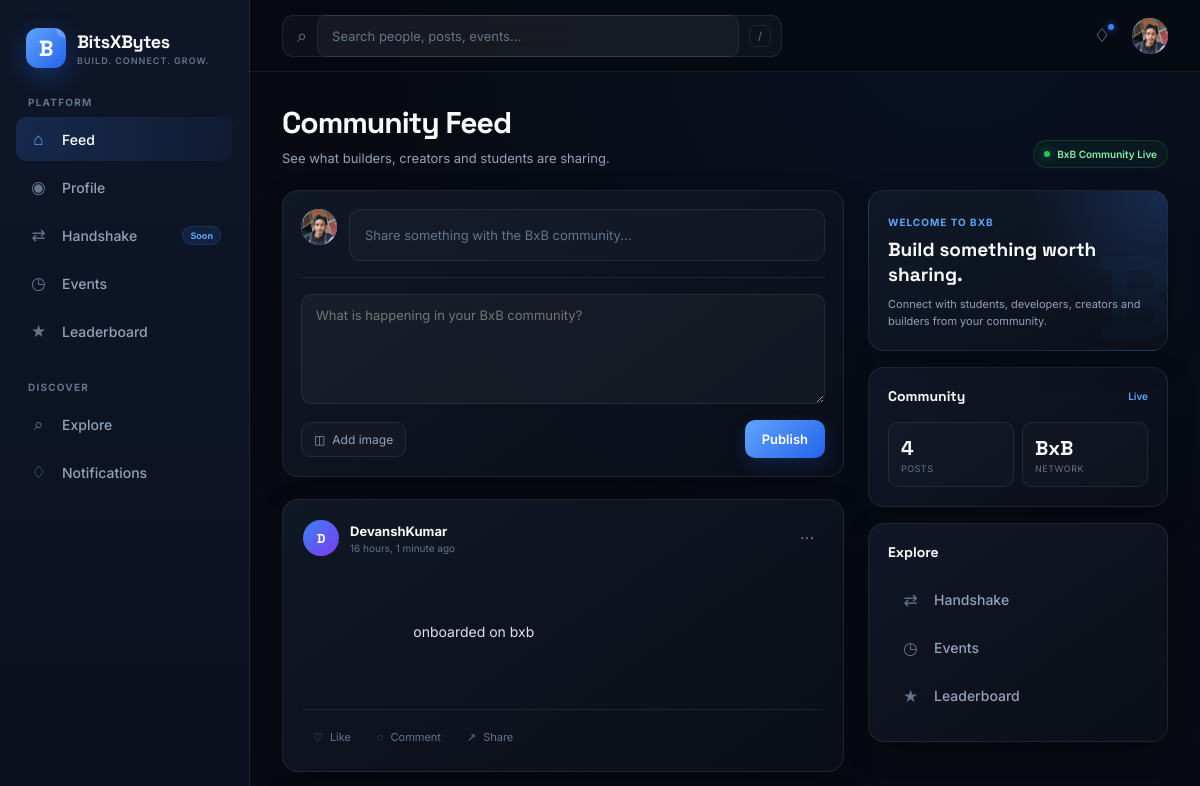
Before: /feed/ (signed in, upper part) with the older database file.
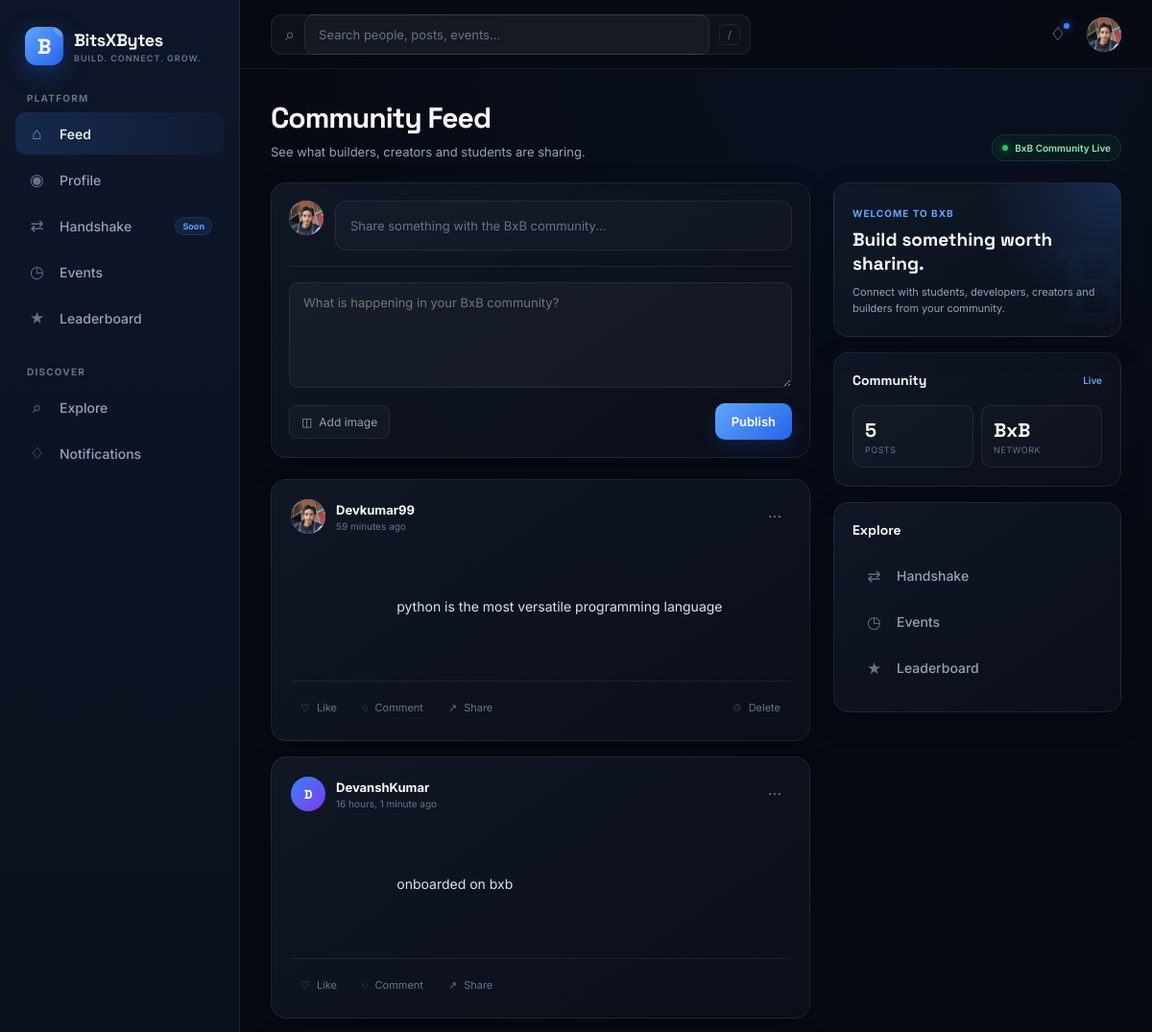
After: the same page with the newer database file.
### users/models.py (models this page shows)
class User(AbstractUser):
    email = models.EmailField(
        unique=True
    )

### profiles/models.py (models this page shows, shortened)
class Profile(models.Model):
    user = models.OneToOneField(
        settings.AUTH_USER_MODEL,
        on_delete=models.CASCADE,
        related_name='profile'
    )
    avatar = models.ImageField(
        upload_to='avatars/',
        blank=True,
        null=True
    )
    bio = models.TextField(
        max_length=500,
        blank=True
    )
    college = models.CharField(
        max_length=150,
        blank=True
    )
    course = models.CharField(
        max_length=100,
        blank=True
    )
    year = models.PositiveSmallIntegerField(
        blank=True,
        null=True
    )
    skills = models.CharField(
        max_length=500,
        blank=True
    )
    interests = models.CharField(
        max_length=500,
        blank=True
    )
    github = models.URLField(
        blank=True
    )
    linkedin = models.URLField(
        blank=True
    )
    created_at = models.DateTimeField(
        auto_now_add=True
    )
    updated_at = models.DateTimeField(
        auto_now=True
    )

### posts/models.py (models this page shows, shortened)
class Post(models.Model):
    author = models.ForeignKey(
        settings.AUTH_USER_MODEL,
        on_delete=models.CASCADE,
        related_name='posts'
    )
    content = models.TextField(
        max_length=2000
    )
    image = models.ImageField(
        upload_to='posts/',
        blank=True,
        null=True
    )
    created_at = models.DateTimeField(
        auto_now_add=True
    )
    updated_at = models.DateTimeField(
        auto_now=True
    )

### posts/views.py (the view)
# urls.py: path('feed/', include('posts.urls')),
@login_required
def feed(request):
    posts = Post.objects.select_related(
        'author',
        'author__profile'
    ).order_by('-created_at')
    if request.method == 'POST':
        form = PostForm(
            request.POST,
            request.FILES
        )
        if form.is_valid():
            post = form.save(commit=False)
            post.author = request.user
            post.save()
            return redirect('feed')
    else:
        form = PostForm()
    return render(
        request,
        'posts/feed.html',
        {
            'posts': posts,
            'form': form,
        }
    )

### posts/forms.py
class PostForm(forms.ModelForm):
    class Meta:
        model = Post
        fields = [
            'content',
            'image',
        ]
        widgets = {
            'content': forms.Textarea(
                attrs={
                    'placeholder': 'What is happening in your BxB community?',
                    'rows': 5,
                }
            ),
        }

### templates/posts/feed.html (shortened to what this page needs)
{% extends "base.html" %}
{% block content %}
<div class="feed-header">
    <div class="feed-header-top">
        <div>
            <h1 class="feed-title">
                Community Feed
            </h1>
            <p class="feed-subtitle">
                See what builders, creators and students are sharing.
            </p>
        </div>
        <div class="feed-status">
            <span class="feed-status-dot"></span>
            BxB Community Live
        </div>
    </div>
</div>
<div class="feed-layout">
    <section>
        <div class="card create-post">
            <div class="create-post-header">
                <div class="avatar avatar-small create-post-avatar">
                    {% if user.profile.avatar %}
                        <img
                            src="{{ user.profile.avatar.url }}"
                            alt="{{ user.username }}"
                        >
                    {% else %}
                        <span>
                            {{ user.username|first|upper }}
                        </span>
                    {% endif %}
                </div>
                <div class="create-post-input">
                    Share something with the BxB community...
                </div>
            </div>
            <form
                method="POST"
                enctype="multipart/form-data"
                class="create-post-form"
            >
                <div>
                    {{ form.content }}
                </div>
                <div class="create-post-actions">
                    <label class="file-upload">
                        <span>
                            ◫
                        </span>
                        Add image
                    </label>
                    <button
                        type="submit"
                        class="btn btn-primary"
                    >
                        Publish
                    </button>
                </div>
            </form>
        </div>
        {% if posts %}
            {% for post in posts %}
                <article class="card post-card">
                    <div class="post-header">
                        <div class="post-author">
                            <a
                                href="{% url 'public_profile' post.author.username %}"
                                class="avatar avatar-small"
                            >
                                {% if post.author.profile.avatar %}
                                    <img
                                        src="{{ post.author.profile.avatar.url }}"
                                        alt="{{ post.author.username }}"
                                    >
                                {% else %}
                                    <span>
                                        {{ post.author.username|first|upper }}
                                    </span>
                                {% endif %}
                            </a>
                            <div class="post-author-info">
                                <a
                                    href="{% url 'public_profile' post.author.username %}"
                                    class="post-author-name"
                                >
                                    {{ post.author.username }}
                                </a>
                                <span class="post-time">
                                    {{ post.created_at|timesince }} ago
                                </span>
                            </div>
                        </div>
                        <button
                            type="button"
                            class="post-menu"
                            title="More options"
                        >
                            ···
                        </button>
                    </div>
                    {% if post.content %}
                        <div class="post-content">
                            {{ post.content }}
                        </div>
                    {% endif %}
                    <div class="post-footer">
                        <button
                            type="button"
                            class="post-action"
                        >
                            ♡
                            <span>
                                Like
                            </span>
                        </button>
                        <button
                            type="button"
                            class="post-action"
                        >
                            ◌
                            <span>
                                Comment
                            </span>
                        </button>
                        <button
                            type="button"
                            class="post-action"
                        >
                            ↗
                            <span>
                                Share
                            </span>
                        </button>
                        {% if post.author == user %}
                            <form
                                method="POST"
                                action="{% url 'delete_post' post.id %}"
                                class="post-delete"
                            >
                                <button
                                    type="submit"
                                    class="post-action post-delete"
                                    onclick="return confirm('Delete this post?')"
                                >
                                    ♲
                                    <span>
                                        Delete
                                    </span>
                                </button>
                            </form>
                        {% endif %}
                    </div>
                </article>
            {% endfor %}
        {% endif %}
    </section>
    <aside class="feed-sidebar">
        <div class="card sidebar-card welcome-card">
            <span class="welcome-label">
                Welcome to BxB
            </span>
            <h2 class="welcome-title">
                Build something
                worth sharing.
            </h2>
            <p class="welcome-text">
                Connect with students, developers,
                creators and builders from your community.
            </p>
        </div>
        <div class="card sidebar-card">
            <div class="sidebar-card-header">
                <h3 class="sidebar-card-title">
                    Community
                </h3>
                <span class="sidebar-card-link">
                    Live
                </span>
            </div>
            <div class="stats-grid">
                <div class="stat-box">
                    <div class="stat-number">
                        {{ posts|length }}
                    </div>
                    <div class="stat-label">
                        Posts
                    </div>
                </div>
                <div class="stat-box">
                    <div class="stat-number">
                        BxB
                    </div>
                    <div class="stat-label">
                        Network
                    </div>
                </div>
            </div>
        </div>
        <div class="card sidebar-card">
            <div class="sidebar-card-header">
                <h3 class="sidebar-card-title">
                    Explore
                </h3>
            </div>
            <a href="#" class="nav-item">
                <span class="nav-item-icon">
                    ⇄
                </span>
                Handshake
            </a>
            <a href="#" class="nav-item">
                <span class="nav-item-icon">
                    ◷
                </span>
                Events
            </a>
            <a href="#" class="nav-item">
                <span class="nav-item-icon">
                    ★
                </span>
                Leaderboard
            </a>
        </div>
    </aside>
</div>
{% endblock %}

### templates/base.html (shortened to what this page needs)
{% load static %}
<!DOCTYPE html>
<html lang="en">
<head>
</head>
<body>
<div class="app-shell">
    <aside class="sidebar">
        <a
            href="{% url 'feed' %}"
            class="brand"
        >
            <div class="brand-mark">
                <span>
                    B
                </span>
            </div>
            <div class="brand-text">
                <span class="brand-name">
                    BitsXBytes
                </span>
                <span class="brand-tagline">
                    Build. Connect. Grow.
                </span>
            </div>
        </a>
        <nav class="sidebar-nav">
            <div class="nav-section">
                <span class="nav-section-title">
                    PLATFORM
                </span>
                <a
                    href="{% url 'feed' %}"
                    class="
                        nav-item
                        {% if request.resolver_match.url_name == 'feed' %}
                            active
                        {% endif %}
                    "
                >
                    <span class="nav-item-icon">
                        ⌂
                    </span>
                    <span>
                        Feed
                    </span>
                </a>
                {% if user.is_authenticated %}
                <a
                    href="{% url 'my_profile' %}"
                    class="
                        nav-item
                    "
                >
                    <span class="nav-item-icon">
                        ◉
                    </span>
                    <span>
                        Profile
                    </span>
                </a>
                {% endif %}
                <a
                    href="#"
                    class="nav-item"
                >
                    <span class="nav-item-icon">
                        ⇄
                    </span>
                    <span>
                        Handshake
                    </span>
                    <span class="nav-badge">
                        Soon
                    </span>
                </a>
                <a
                    href="#"
                    class="nav-item"
                >
                    <span class="nav-item-icon">
                        ◷
                    </span>
                    <span>
                        Events
                    </span>
                </a>
                <a
                    href="#"
                    class="nav-item"
                >
                    <span class="nav-item-icon">
                        ★
                    </span>
                    <span>
                        Leaderboard
                    </span>
                </a>
            </div>
            <div class="nav-section">
                <span class="nav-section-title">
                    DISCOVER
                </span>
                <a
                    href="#"
                    class="nav-item"
                >
                    <span class="nav-item-icon">
                        ⌕
                    </span>
                    <span>
                        Explore
                    </span>
                </a>
                <a
                    href="#"
                    class="nav-item"
                >
                    <span class="nav-item-icon">
                        ♢
                    </span>
                    <span>
                        Notifications
                    </span>
                </a>
            </div>
        </nav>
    </aside>
    <div class="main-area">
        <header class="topbar">
            <form
                class="topbar-search"
                action="{% url 'search' %}"
                method="get"
                autocomplete="off"
            >
                <span class="search-icon">
                    ⌕
                </span>
                <input
                    type="text"
                    name="q"
                    placeholder="Search people, posts, events..."
                    id="global-search-input"
                    autocomplete="off"
                    aria-label="Search BitsXBytes"
                    aria-expanded="false"
                    aria-controls="search-suggestions"
                >
                <span class="search-shortcut">
                    /
                </span>
            </form>
            <div class="topbar-actions">
                {% if user.is_authenticated %}
                <button
                    type="button"
                    class="topbar-icon-button"
                    title="Notifications"
                >
                    ♢
                    <span class="notification-dot"></span>
                </button>
                <a
                    href="{% url 'my_profile' %}"
                    class="topbar-profile"
                    title="Profile"
                >
                    <div class="avatar avatar-small">
                        {% if user.profile.avatar %}
                            <img
                                src="{{ user.profile.avatar.url }}"
                                alt="{{ user.username }}"
                            >
                        {% else %}
                            <span>
                                {{ user.username|first|upper }}
                            </span>
                        {% endif %}
                    </div>
                </a>
                {% endif %}
            </div>
        </header>
        <main class="page-content">
            {% block content %}
            {% endblock %}
        </main>
    </div>
</div>
</body>
</html>

Changed rows visible on the page:
added Post: author.profile.avatar (picture), author.username "Devkumar99", created_at "59 minutes", content "python is the most versatile programming language", shows "Delete"
Other visible differences:
{{ posts|length }}: "4" → "5"
